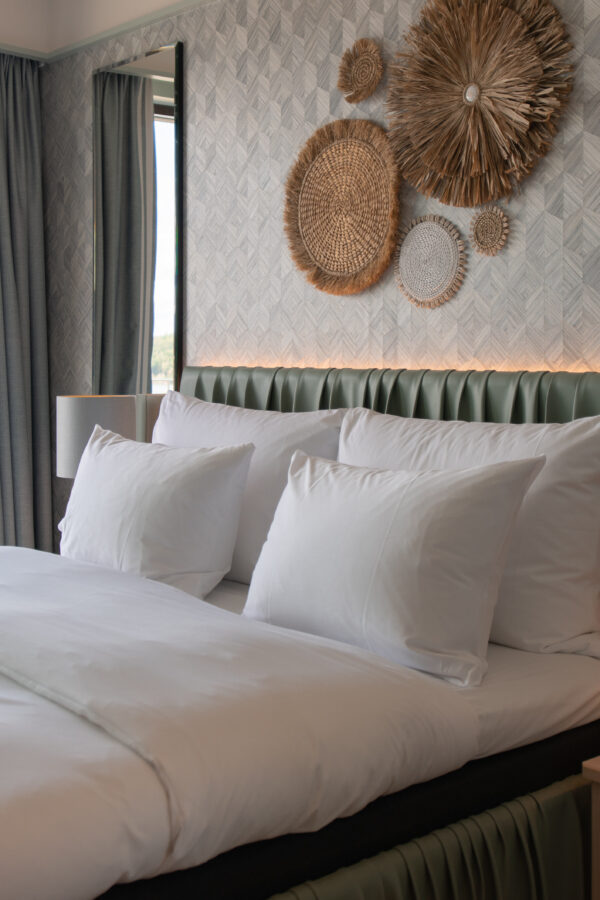
#> input picture img/room-e.jpg, 600 x 900 px, found by its file name
$ python generate_video.py
#> lines starting #> are read from the running program, lines starting #| are printed output that depends on the picture
"""
Hotel Riviera - Premium Video Ad Generator
Uses: MoviePy 2.x + FFmpeg + PIL (100% free)

Effects:
  - Ken Burns zoom per scene
  - Crossfade transitions
  - Animated text: slide-in per line, staggered delays
  - Glow effect on all text (multi-pass Gaussian blur)
  - Gold sweep line animation
  - Vignette overlay
  - Fade in / fade out
"""

import os
import numpy as np
from PIL import Image, ImageDraw, ImageFont, ImageFilter
from moviepy import VideoClip, concatenate_videoclips
from moviepy.video.fx import CrossFadeIn, FadeIn, FadeOut

OUTPUT_DIR = "/home/user/enern"
IMG_DIR    = "/home/user/enern/img"
OUTPUT     = os.path.join(OUTPUT_DIR, "hotel-riviera-ad.mp4")

W, H = 1920, 1080
FPS  = 30

FONT_BOLD   = "/usr/share/fonts/truetype/dejavu/DejaVuSans-Bold.ttf"
FONT_LIGHT  = "/usr/share/fonts/truetype/dejavu/DejaVuSans.ttf"
FONT_ITALIC = "/usr/share/fonts/truetype/dejavu/DejaVuSans-Oblique.ttf"

GOLD      = (212, 175, 55)
GOLD_PALE = (240, 210, 120)
WHITE     = (255, 255, 255)
SILVER    = (200, 200, 210)

# [7 lines of commented-out code are left out]
SCENES = [
    (
        "room-e.jpg", 6.0,
        "VELKOMMEN TIL",
        "HOTEL RIVIERA",
        "Luksus ved havet",
        "Et sted der eleganse møter natur",
        "center",
    ),
    (
        "capri.jpg", 5.5,
        "OPPLEV HAVET",
        "STRANDLIV & SOL",
        "Uendelig frihet ved blått vann",
        "Private strandområder · Livredder · Sjøsport",
        "bottom",
    ),
    (
        "hotel-view.jpg", 5.5,
        "GOURMET",
        "FINE DINING",
        "Kulinariske opplevelser med havutsikt",
        "Michelin-inspirerte retter · Norsk råvarekvalitet",
        "bottom",
    ),
    (
        "room-f.jpg", 5.5,
        "SOSIALT & EKSKLUSIVT",
        "BAR & LOUNGE",
        "Møt kvelden i vakre omgivelser",
        "Håndlagde cocktails · Norsk øl · Vinkjeller",
        "bottom",
    ),
    (
        "room1.jpg", 5.5,
        "DE BESTE SUITER",
        "EKSKLUSIVE SUITER",
        "Håndplukket design og eksklusiv komfort",
        "32 suiter · King-size · Privat balkong · Badstue",
        "bottom",
    ),
    (
        "room-c.jpg", 5.0,
        "ELEGANTE ROM",
        "DITT HJEM BORTE",
        "Scandinavisk design møter internasjonal luksus",
        "Smart-TV · Nespresso · Premium sengetøy",
        "bottom",
    ),
    (
        "room-b.jpg", 5.5,
        "NORSK SJØMAT",
        "SMAKEN AV HAVET",
        "Ferske råvarer rett fra fjorden til bordet",
        "Blåskjell · Kveite · Hummer · Kongekrabbe",
        "bottom",
    ),
    (
        "spa.png", 5.5,
        "HELSE & SKJØNNHET",
        "SPA & WELLNESS",
        "Totalavslapping for kropp og sjel",
        "Massasje · Dampbad · Kaldtvannskar · Yoga",
        "bottom",
    ),
    (
        "room3.jpg", 6.5,
        "RESERVER I DAG",
        "BOOK NÅ",
        "Begrenset tilgjengelighet i høysesongen",
        "rivierahotel.no   ·   +47 55 123 456   ·   post@rivierahotel.no",
        "center",
    ),
]


# ── Image utilities ──────────────────────────────────────────────────────────

def load_fill(path: str) -> np.ndarray:
#> called with path = '/home/user/enern/img/room-e.jpg'
    img = Image.open(path).convert("RGB")
#> img is the input picture: PIL image 600x900 RGB; mean R, G, B 127.7, 119.1, 112.9
    r = max(W / img.width, H / img.height)
#> r = 3.2
    nw, nh = int(img.width * r), int(img.height * r)
#> nw = 1920; nh = 2880
    img = img.resize((nw, nh), Image.LANCZOS)
#> img: PIL image 1920x2880 RGB
    ox, oy = (nw - W) // 2, (nh - H) // 2
#> ox = 0; oy = 900
    return np.array(img.crop((ox, oy, ox + W, oy + H)))
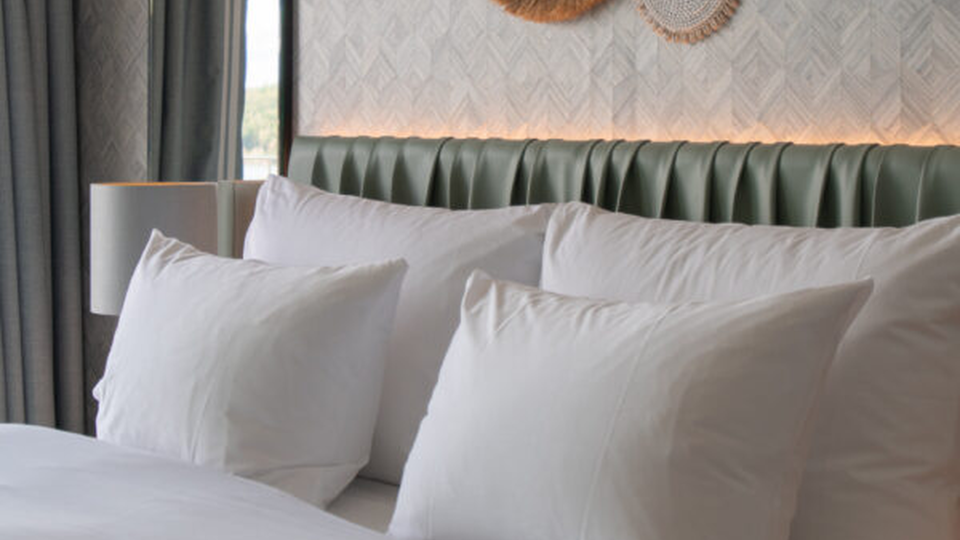
#> returned value: shape (1080, 1920, 3) (shown at 1/2 size); mean of channels 0, 1, 2 146.7, 142, 139.5; drawn as R, G, B


# [7 lines left out: function get_zoomed, not called in this run]


# ── Vignette (pre-built) ─────────────────────────────────────────────────────

def build_vignette() -> np.ndarray:
    """RGBA vignette mask: subtle dark edges, bright center."""
    xs = np.linspace(-1, 1, W)
    ys = np.linspace(-1, 1, H)
    xx, yy = np.meshgrid(xs, ys)
    # Elliptical distance, normalized so corners = 1.0
    dist = np.sqrt((xx ** 2) + (yy ** 2) / 0.85)
    # Smooth falloff: only darken beyond 60% of radius
    strength = np.clip((dist - 0.6) / 0.55, 0, 1) ** 1.6
    alpha = (strength * 180).astype(np.uint8)
    rgba = np.zeros((H, W, 4), dtype=np.uint8)
    rgba[..., 3] = alpha
    return rgba


VIGNETTE = build_vignette()


# ── Glow text utility ────────────────────────────────────────────────────────

# [196 lines left out: functions draw_glowing_text, centered_x, slide_alpha, build_overlay, apply_vignette, not called in this run]


# ── Scene builder ─────────────────────────────────────────────────────────────

def make_scene(
    img_path: str,
    duration: float,
    tag_text: str,
    headline: str,
    subline: str,
    detail_text: str,
    position: str,
    zoom_in: bool,
) -> VideoClip:
    base = load_fill(img_path)

    # [7 lines left out: function frame_func, not called in this run]

    clip = VideoClip(frame_function=frame_func, duration=duration)
    clip.fps = FPS
    return clip


# ── Main ─────────────────────────────────────────────────────────────────────

def main():
    print(f"Hotel Riviera Premium Video [{W}x{H} @ {FPS}fps]")
    print(f"Scenes: {len(SCENES)}")

    scenes = []
    for i, (img_file, dur, tag, headline, sub, detail, pos) in enumerate(SCENES):
        path = os.path.join(IMG_DIR, img_file)
        if not os.path.exists(path):
            print(f"  [SKIP] {img_file} — not found")
            continue
        print(f"  [{i+1}/{len(SCENES)}] {img_file:25s} → {headline}")
        clip = make_scene(path, dur, tag, headline, sub, detail, pos, zoom_in=(i % 2 == 0))
        if scenes:
            clip = clip.with_effects([CrossFadeIn(0.9)])
        scenes.append(clip)

    if not scenes:
        print("No scenes! Check IMG_DIR.")
        return

    final = concatenate_videoclips(scenes, method="compose", padding=-0.9)
    final = final.with_effects([FadeIn(0.6), FadeOut(1.2)])

    print(f"\nRendering → {OUTPUT}")
    final.write_videofile(
        OUTPUT,
        fps=FPS,
        codec="libx264",
        audio_codec="aac",
        preset="slow",
        ffmpeg_params=["-crf", "17", "-pix_fmt", "yuv420p", "-movflags", "+faststart"],
        logger="bar",
    )
    mb = os.path.getsize(OUTPUT) / 1024 / 1024
    print(f"\nFerdig! {OUTPUT}  ({mb:.1f} MB)")


if __name__ == "__main__":
    main()
#> (the call stopped at in make_scene, `clip = VideoClip(frame_function=frame_func, duration=duration)`: moviepy is not available in this run)

$ run again, with img/exterior.jpg copied over img/room-e.jpg
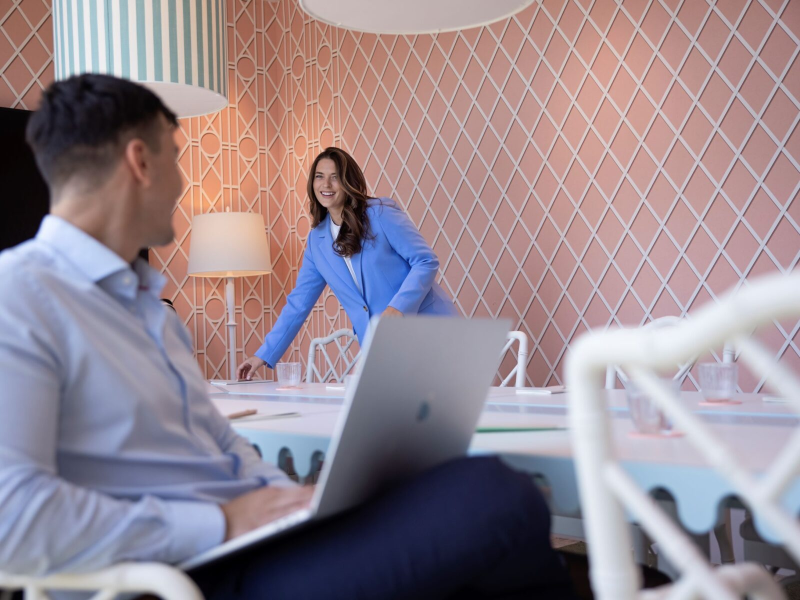
#> input picture img/exterior.jpg, 1600 x 1200 px, found by its file name (shown at 1/2 size)
#> in load_fill, img is the input picture: PIL image 1600x1200 RGB; mean R, G, B 150.7, 136.3, 145
#> img: PIL image 1920x1440 RGB
#> in load_fill, `return np.array(img.crop((ox, oy, ox + W, oy + H)))`:
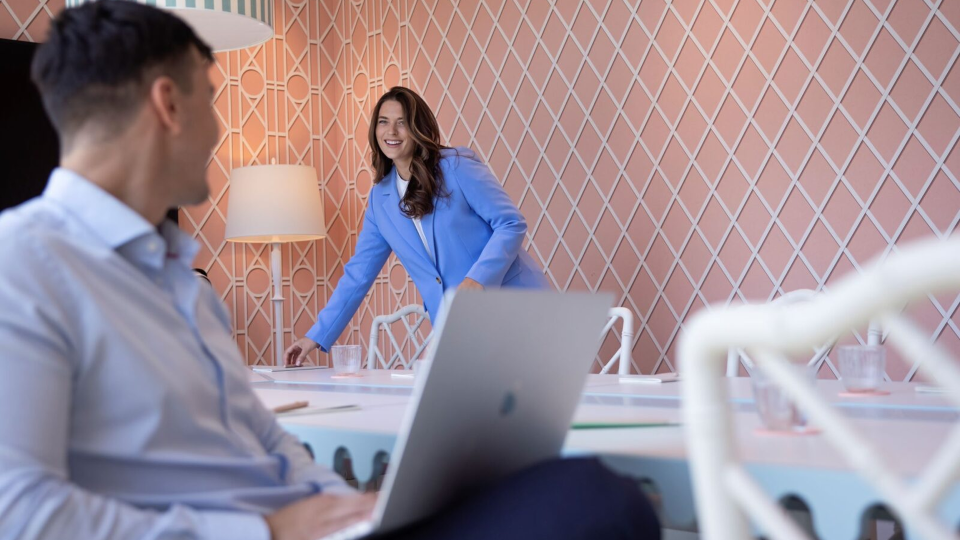
#> returned value: shape (1080, 1920, 3) (shown at 1/2 size); mean of channels 0, 1, 2 156.5, 141.8, 151.7; drawn as R, G, B
